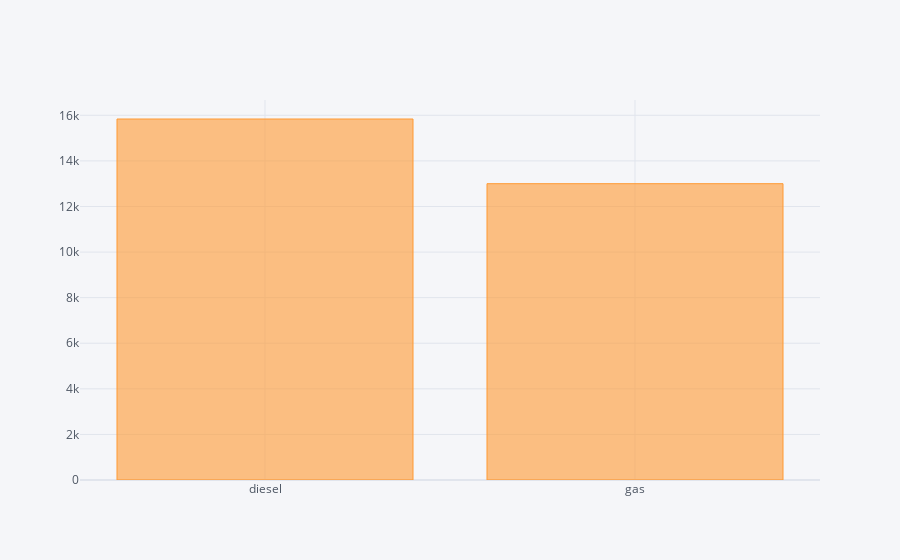

Write notebook code for a chart like this one.
### Code cell
data.groupby('fueltype')['price'].mean().iplot(kind='bar')

### Figure 1 — Plotly figure (JSON) as saved in the notebook; plotly's stock layout.template omitted (floating-point values rounded to 4 significant figures)
{"data": [{"marker": {"color": "rgba(255, 153, 51, 0.6)", "line": {"color": "rgba(255, 153, 51, 1.0)", "width": 1}}, "name": "price", "orientation": "v", "text": "", "type": "bar", "x": ["diesel", "gas"], "y": [15840.0, 13000.0]}], "layout": {"legend": {"bgcolor": "#F5F6F9", "font": {"color": "#4D5663"}}, "paper_bgcolor": "#F5F6F9", "plot_bgcolor": "#F5F6F9", "title": {"font": {"color": "#4D5663"}}, "xaxis": {"gridcolor": "#E1E5ED", "showgrid": true, "tickfont": {"color": "#4D5663"}, "title": {"font": {"color": "#4D5663"}, "text": ""}, "zerolinecolor": "#E1E5ED"}, "yaxis": {"gridcolor": "#E1E5ED", "showgrid": true, "tickfont": {"color": "#4D5663"}, "title": {"font": {"color": "#4D5663"}, "text": ""}, "zerolinecolor": "#E1E5ED"}}}
